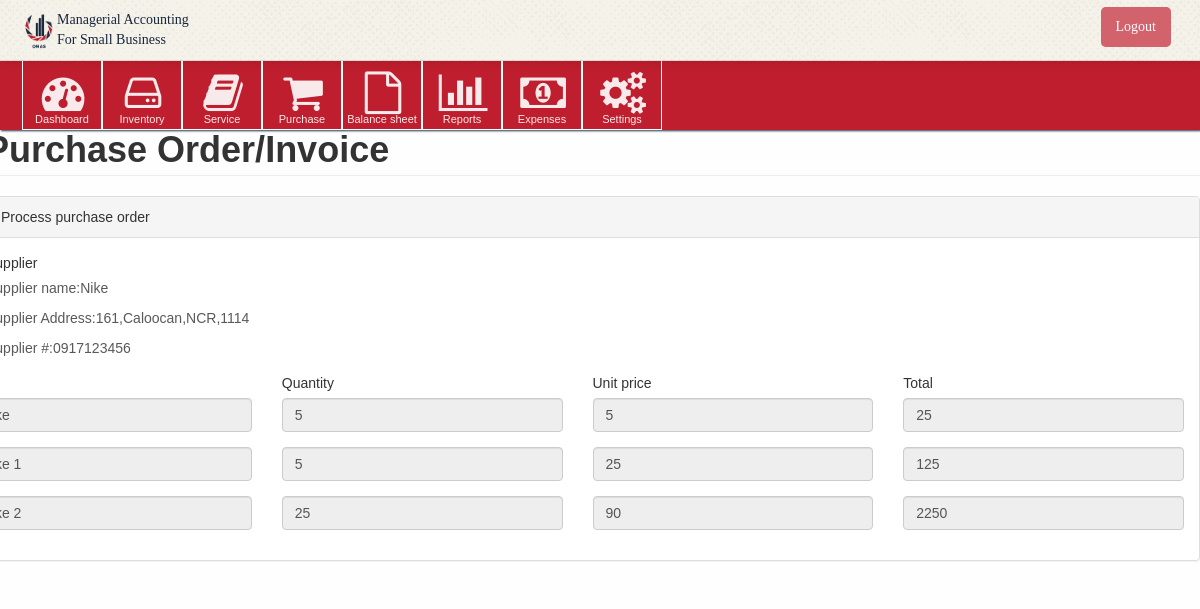
Page /Admin/view_one_purchase_order/1 on the committed database.
### tables this page shows
CREATE TABLE `supplier` (
  `SupplierID` int(11) NOT NULL,
  `SupplierName` varchar(45) DEFAULT NULL,
  `Address` varchar(255) NOT NULL,
  `City` varchar(45) NOT NULL,
  `Region` varchar(45) NOT NULL,
  `PostalCode` int(10) UNSIGNED NOT NULL,
  `Phone` varchar(45) NOT NULL,
  `Email` varchar(45) NOT NULL
);

CREATE TABLE `purchasing_order_item` (
  `ItemID` int(10) UNSIGNED NOT NULL,
  `ItemName` varchar(45) DEFAULT NULL,
  `ItemDesc` varchar(255) DEFAULT NULL,
  `Quantity` int(10) UNSIGNED DEFAULT NULL,
  `UnitPrice` float NOT NULL,
  `PO_ID` int(10) UNSIGNED NOT NULL
);

### application/controllers/Admin.php (called while the page is built, shortened)
<?php
class Admin extends CI_Controller
{
	function __construct()
	{
    $this->load->model('Admin_model');
		$this->load->model('Accountant_model');
  }
	function view_one_purchase_order()
	{
		$id = $this->uri->segment(3);
		$data['purchaseorder'] = $this->Admin_model->get_purchase_orders_byuser_items($id);
		$data['supplier'] = $this->Admin_model->get_one_supplier($data['purchaseorder'][0]->Supplier_SupplierID);
		$data['POID'] = $data['purchaseorder'][0]->PurchaseID;
		$this->load->view('Admin/header');
		$this->load->view('Admin/PurchaseOrder/view_purchase_order_one',$data);
	}
}

### index.php (called while the page is built, shortened)
<?php
require_once BASEPATH.'core/CodeIgniter.php';

### application/models/Admin_model.php (called while the page is built, shortened)
<?php
class Admin_model extends CI_Model
{
	function get_purchase_orders_byuser_items($POID)
	{
		$this->db->select('*');
		$this->db->from('purchasing_order as po');
		$this->db->join('purchasing_order_item as poi', 'po.PurchaseID = poi.PO_ID');
		$this->db->where('po.PurchaseID',$POID);
		$query = $this->db->get();
		return $query->result();
	}
	function get_one_supplier($id)
	{
		$this->db->select('*');
		$this->db->from('supplier');
		$this->db->where('SupplierID',$id);
		$query = $this->db->get();
		return $query->result();
	}
}

### application/views/Admin/PurchaseOrder/view_purchase_order_one.php (the view, shortened to what this page needs)
<div id="page-wrapper">
    <div class="row">
        <div class="col-lg-12">
            <h1 class="page-header">Purchase Order/Invoice</h1>
        </div>
    </div>
    <div class="row">
    <div class="col-lg-12">
     <div class="panel panel-default">
         <div class="panel-heading">
             Process purchase order
         </div>
         <div class="panel-body">
             <div class="row">
                 <div class="col-lg-12">
                         <div class="form-group">
                          <label>Supplier</label>
                          <?php foreach($supplier as $s): ?>
                           <p class="help-block" id="sname">Supplier name:<?=$s->SupplierName?></p>
                           <p class="help-block" id="saddress">Supplier Address:<?=$s->Address?>,<?=$s->City?>,<?=$s->Region?>,<?=$s->PostalCode?></p>
                           <p class="help-block" id="snum">Supplier #:<?=$s->Phone?></p>
                          <?php endforeach;?>
                         </div>
                           <?php $forlabel = 1; ?>
                           <?php foreach($purchaseorder as $p): ?>
                           <div class="row" id="itemsrow">
                             <div class="form-group col-lg-3">
                               <?php if($forlabel == 1): ?>
                               <label>Item</label>
                                <?php endif;?>
                               <input class="form-control" value="<?=$p->ItemName?>" readonly>
                             </div>
                             <div class="form-group col-lg-3">
                               <?php if($forlabel == 1): ?>
                               <label>Quantity</label>
                               <?php endif;?>
                               <input class="form-control" value="<?=$p->Quantity?>" readonly>
                             </div>
                             <div class="form-group col-lg-3">
                               <?php if($forlabel == 1): ?>
                               <label>Unit price</label>
                               <?php endif;?>
                               <input class="form-control" value="<?=$p->UnitPrice?>" readonly>
                             </div>
                             <?php $total = $p->Quantity * $p->UnitPrice ?>
                             <div class="form-group col-lg-3">
                               <?php if($forlabel == 1): ?>
                               <label>Total</label>
                               <?php endif;?>
                               <input class="form-control" value="<?=$total?>" readonly>
                             </div>
                           </div>
                           <?php $forlabel++; ?>
                         <?php endforeach; ?>
                 </div>
             </div>
         </div>
     </div>
    </div>
</div>
</div>
</div>
</body>
</html>

### assets/css/style.css (style rules this page uses)
html { position: relative; min-height: 100%; overflow-x: hidden; }
#page-wrapper { height: auto; }

### rows in the picture
supplier: SupplierName "Nike", Address "161", City "Caloocan", Region "NCR", PostalCode "1114", Phone "0917123456"
purchasing_order_item: ItemName "nike", shows "Quantity", Quantity "5", shows "Unit price", UnitPrice "5", shows "Total", Quantity+UnitPrice "25"
purchasing_order_item: ItemName "nike 1", Quantity "5", UnitPrice "25", Quantity+UnitPrice "125"
purchasing_order_item: ItemName "nike 2", Quantity "25", UnitPrice "90", Quantity+UnitPrice "2250"
